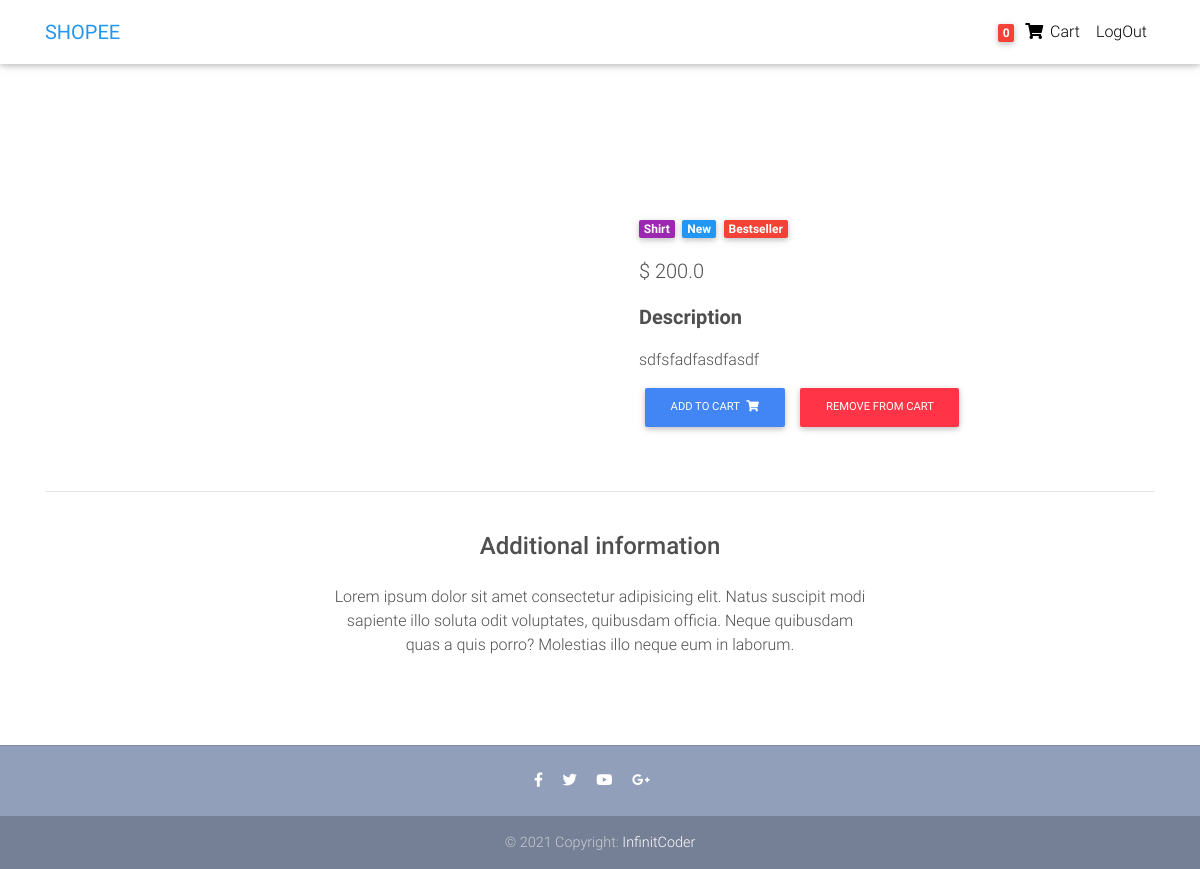
The page /product/2/ (signed in) on the database its author committed.
### core/models.py (models this page shows, shortened)
class Order(models.Model):
    user = models.ForeignKey(settings.AUTH_USER_MODEL,on_delete=models.CASCADE)
    items = models.ManyToManyField(OrderItem)
    start_date = models.DateTimeField(auto_now_add=True)
    ordered_date = models.DateTimeField()
    ordered = models.BooleanField(default=False)

class Item(models.Model):
    title = models.CharField(max_length=100)
    price = models.FloatField()
    category = models.CharField(choices=CATEGORY_CHOICES,max_length=2)
    label = models.CharField(choices=LABEL_CHOICES,max_length=1)
    discount_price = models.FloatField(blank=True, null=True)
    slug = models.SlugField()
    description = models.TextField()
    image = models.ImageField()
    def get_add_to_cart_url(self):
        return reverse("core:add-to-cart",kwargs={
            'slug':self.slug
        })
    def get_remove_from_cart_url(self):
        return reverse("core:remove-from-cart",kwargs={
            'slug':self.slug
        })

### core/views.py (the view)
# urls.py: path('product/<slug>/',ItemDetailView.as_view(),name='product'),
class ItemDetailView(DetailView):
    model = Item
    template_name = 'product-page.html'

### core/templatetag/cart_template_tags.py (called while the page is built)
@register.filter
def cart_item_count(user):
    if user.is_authenticated:
        qs = Order.objects.filter(user =user,ordered=False)
        if qs.exists():
            return qs[0].items.count()
    return 0

### templates/product-page.html (shortened to what this page needs)
{% extends 'base.html' %}
{% block content %}
{% include 'navbar.html' %}
  <main class="mt-5 pt-4">
    <div class="container dark-grey-text mt-5">
      <div class="row wow fadeIn">
        <div class="col-md-6 mb-4">
        </div>
        <div class="col-md-6 mb-4">
          <div class="p-4">
            <div class="mb-3">
              <a href="">
                <span class="badge purple mr-1">{{ object.get_category_display}} </span>
              </a>
              <a href="">
                <span class="badge blue mr-1">New</span>
              </a>
              <a href="">
                <span class="badge red mr-1">Bestseller</span>
              </a>
            </div>
            <p class="lead">
              {% if object.discount_price %}
              <span class="mr-1">
                <del>${{ object.price }}</del>
              </span>
              <span>${{ object.discount_price }}</span>
              {% else %}
              <span>$ {{ object.price }}</span>
              {% endif %}
            </p>
            <p class="lead font-weight-bold">Description</p>
            <p>{{ object.description }}</p>
            <a href="{{ object.get_add_to_cart_url }}" class="btn btn-primary btn-md my-0 p" >Add to cart
              <i class="fas fa-shopping-cart ml-1"></i>
            </a>
            <a href="{{ object.get_remove_from_cart_url }}" class="btn btn-danger btn-md my-0 p">Remove from cart
            </a>
          </div>
        </div>
      </div>
      <hr>
      <div class="row d-flex justify-content-center wow fadeIn">
        <div class="col-md-6 text-center">
          <h4 class="my-4 h4">Additional information</h4>
          <p>Lorem ipsum dolor sit amet consectetur adipisicing elit. Natus suscipit modi sapiente illo soluta odit
            voluptates,
            quibusdam officia. Neque quibusdam quas a quis porro? Molestias illo neque eum in laborum.</p>
        </div>
      </div>
      <div class="row wow fadeIn">
        <div class="col-lg-4 col-md-12 mb-4">
        </div>
        <div class="col-lg-4 col-md-6 mb-4">
        </div>
        <div class="col-lg-4 col-md-6 mb-4">
        </div>
      </div>
    </div>
  </main>
  {% endblock content %}

### templates/navbar.html (shortened to what this page needs)
{% load cart_template_tags %}
<nav class="navbar fixed-top navbar-expand-lg navbar-light white scrolling-navbar">
    <div class="container">
        <a class="navbar-brand waves-effect" href="https://mdbootstrap.com/docs/jquery/" target="_blank">
            <strong class="blue-text">SHOPEE</strong>
        </a>
        <div class="collapse navbar-collapse" id="navbarSupportedContent">
            <ul class="navbar-nav nav-flex-icons">
                {% if request.user.is_authenticated%}
                <li class="nav-item">
                    <a href="{% url 'core:order-summery' %}" class="nav-link waves-effect">
                        <span class="badge red z-depth-1 mr-1"> {{ request.user| cart_item_count}} </span>
                        <i class="fas fa-shopping-cart"></i>
                        <span class="clearfix d-none d-sm-inline-block"> Cart </span>
                    </a>
                </li>
                <li class="nav-item">
                    <a class="nav-link waves-effect" href="{% url 'account_logout' %}">
                        <span class="clearfix d-none d-sm-inline-block"> LogOut </span>
                    </a>
                </li>
                {% endif %}
            </ul>
        </div>
    </div>
</nav>

### templates/base.html (style rules this page uses)
html, body, header, .carousel { height: 60vh; }

### rows shown on the page
Item: category "Shirt", price "200.0", description "sdfsfadfasdfasdf"

### other values the page prints
{{ request.user| cart_item_count }} "0"
